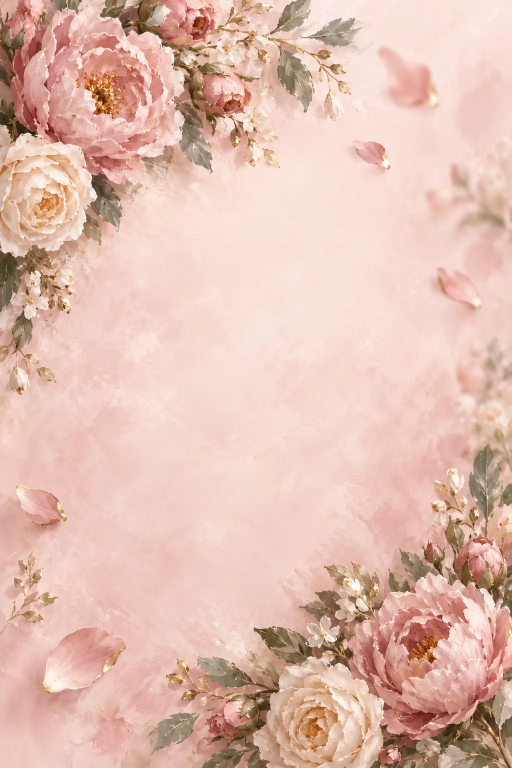
#> input picture collections/03_Blush_Garden_Rose/website/img/bg_scene-1024.webp, 1024 x 1536 px (shown at 1/2 size); its folder holds only this picture in this run
$ python -i tema_build.py   (imports and definitions only)
#> lines starting #> are read from the running program, lines starting #| are printed output that depends on the picture
#> further down, picture is the input picture: PIL image 1024x1536 RGB; mean R, G, B 226.1, 189.5, 176.2
#!/usr/bin/env python3
"""Ortak tema görsel hattı (docs/11 §5, §7; G054) — her `platform/themes/<slug>/build_images.py` bunu kullanır.

K21: yalnız GPT parçalarını kırpar, keser, maskeler, ölçekler, bulanıklaştırır; yeni şekil/dekor çizmez. Kesimler kenarı
görselin kendi piksellerinden bulur (renk/parlaklık geçişi, koyu ya da boş sütun, alfa farkı). Bulamazsa **açık uyarıyla**
geometrik yedeğe düşer: `bilgi["yontem"] == "geometrik"` ve `bilgi["uyarilar"]` dolu — tema betiği uyarıyı basar,
manifest'e yazar ve kesim önizlemesi gözle denetlenir; yedek kesim sessizce kabul edilmez.

Kullanım (tema `build_images.py`):

    sys.path.insert(0, str(ROOT / "tools"))
    import tema_build as tb
    prep, win, tmp = tb.prep_hazirla(COL, args.prep_dir, yasak=[THEME])     # parts_prep → geçici klasör
    tb.webp(im, "card_small", [320, 640], 80, manifest, out=OUT)
    slot = tb.foto_alani(prep, win, "card_small", "card", manifest, OUT)
    flap, bilgi = tb.kapak_kes(closed, bicim="egri")                          # bilgi["uyarilar"] → bas + manifest

Bölümler
  çıktı       webp, manifest_yaz, klasor_boyutu (tema klasörü ≤ 3 MB, docs/11 §6)
  hazırlık    prep_hazirla (tools/parts_prep.py → geçici klasör), pencere, kaydet_olculeri (GPT_PROMPTS "Kaydet" ölçüleri)
  foto alanı  pencere_maskesi, foto_alani · serbest_bolge · kapla, yer_tutucu · bulanik_fon · bilesenler
  paylaşım    og_kirp + og_kaydet (web_hero → 1200×630, alt hizalı, yazısız) · ikon (kapanış → kare favicon.png)
  denetim     pencere_seffaf_mi, yesil_gorunur, yesil_denetle, ortusme (kesilen parçalar birleşince kaynak mı)
  hiza        alfa_kutusu, hiza_olc (kapalı ↔ açık; tipe göre değişmeyen kenarlar; sarılı kapanış uçları), hiza_ozet
              — tools/kit_check.py `--paket 5` aynı fonksiyonu kullanır (±%1,5 uyarı, > %4 hata)
  kesimler    kapak_kes (V / eğri kapak kenarı) · cep_kes (V / düz / eğri ön cep) · dikis_bul + kapi_kes (gatefold dikişi,
              katlanma çizgileri, orta cep) · kitap_kes (sırt/kapak) · kese_kes (ağız yayı) · kilif_serit (aydınger kılıf
              üst şeridi) · serit_farki (04 yırtma şeridi = kapalı alfa − açık alfa)

Koordinatlar: kesimler kaynak tuvalinde (aynı boyutta tam tuval görüntüleri döndürür; yalnız `kapak_kes` 03 uyumu için
kapağı satır 0'dan kırpar). Eşikler 03'ün ışığına göre varsayılandır; yeni tasarımda parametreyle verilir ve değer
manifest'e yazılır (docs/11 §5.4). Bağımlılık: Pillow + numpy (tools/mockup_compose yardımcıları).

Test: `python3 tools/tests/test_tema_build.py` (her kesim sahte görsellerle + yedek yolu; 03 yeniden üretimi bayt bayt).
"""
from __future__ import annotations

import json
import re
import subprocess
import sys
import tempfile
from pathlib import Path

import numpy as np
from PIL import Image, ImageFilter

ARACLAR = Path(__file__).resolve().parent
ROOT = ARACLAR.parent
if str(ARACLAR) not in sys.path:
    sys.path.insert(0, str(ARACLAR))
from mockup_compose import en_buyuk_bolge, genislet  # noqa: E402

TEMA_BUTCE = 3_000_000          # bayt — tema klasörü toplamı (docs/11 §1, §6)
OG_OLCU = (1200, 630)
IKON_OLCU = 180
HIZA_UYARI, HIZA_HATA = 1.5, 4.0  # % (tuval ölçüsüne göre) — docs/11 §7.1
LUM = np.array([0.299, 0.587, 0.114])


# ============================================================================= çıktı

# [163 lines left out: functions webp, manifest_yaz, klasor_boyutu, prep_hazirla, pencere, kaydet_olculeri and 5 more, not called in this run]


def bulanik_fon(bg: Image.Image, olcu=(640, 960), yaricap: float = 5) -> Image.Image:
    """Geniş ekran zemini ("mist"): sayfa zemininin küçültülüp Gauss bulanıklaştırılmış hâli."""
    return bg.resize(olcu, Image.LANCZOS).filter(ImageFilter.GaussianBlur(yaricap))


# [55 lines left out: functions bilesenler, og_kirp, og_kaydet, not called in this run]


def ikon(im: Image.Image, olcu: int = IKON_OLCU, pay: float = 0.04):
    """Kapanış parçası (03: ribbon_bow) → kare, şeffaf zeminli ikon (favicon.png). Nesnenin alfa kutusu ortalanır,
    kısa kenar şeffafla kareye tamamlanır (nesne kesilmez, çizilmez), kenarda `pay` oranında boşluk. Küçültme
    önçarpımlı alfayla (şeffaf kenarda koyu saçak olmasın). (RGBA görüntü, bilgi)."""
#> called with olcu = 180, pay = 0.04
    rgba = im.convert("RGBA")
    k = alfa_kutusu(np.asarray(rgba)[..., 3], esik=8)
#> k = (0, 0, 1024, 1536)
    if k is None:
        raise ValueError("ikon: kaynak tamamen şeffaf")
    crop = rgba.crop(k)
    w, h = crop.size
#> w = 1024; h = 1536
    s = round(max(w, h) * (1 + 2 * pay))
#> s = 1659
    kare = Image.new("RGBA", (s, s), (0, 0, 0, 0))
#> kare: PIL image 1659x1659 RGBA; every value is 0
    kare.paste(crop, ((s - w) // 2, (s - h) // 2))
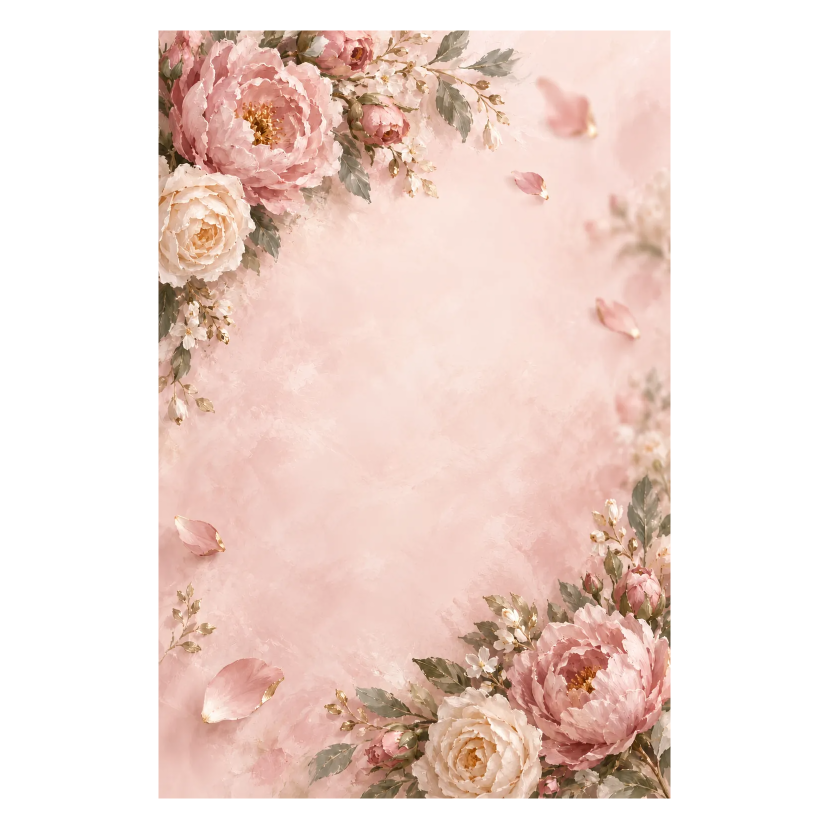
#> kare: PIL image 1659x1659 RGBA (shown at 1/2 size); mean R, G, B, A 129.2, 108.3, 100.7, 145.7; transparent parts drawn white
    out = kare.convert("RGBa").resize((olcu, olcu), Image.LANCZOS).convert("RGBA")
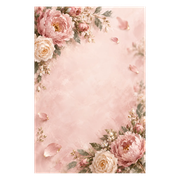
#> out: PIL image 180x180 RGBA; mean R, G, B, A 135, 113.2, 105.1, 145.7; transparent parts drawn white
    return out, {"src_box": [k[0], k[1], k[2] - k[0], k[3] - k[1]], "size": [olcu, olcu], "pad": pay}


# ============================================================================= denetim

# [16 lines left out: functions pencere_seffaf_mi, yesil_gorunur, not called in this run]


def yesil_denetle(out: Path, desen: str = "*.webp") -> dict:
    """{dosya: piksel} — yalnız kalıntı bulunanlar (boş sözlük = temiz)."""
    return {f.name: n for f in sorted(Path(out).glob(desen)) if (n := yesil_gorunur(f))}


def _alfa(x) -> np.ndarray:
    a = np.asarray(x)
    return a[..., 3] if a.ndim == 3 else a


# [8 lines left out: function ortusme, not called in this run]


# ============================================================================= hiza (kapalı ↔ açık)

def alfa_kutusu(alfa: np.ndarray, esik: int = 128):
    """(x0, y0, x1, y1) — alfa ≥ esik piksellerin kutusu (x1, y1 hariç). Boşsa None."""
    ys, xs = np.nonzero(np.asarray(alfa) >= esik)
    if not len(ys):
        return None
    return int(xs.min()), int(ys.min()), int(xs.max()) + 1, int(ys.max()) + 1


# [79 lines left out: functions _rgba_dizi, kat_bul, _govde, _durum, not called in this run]


_SIRA = {"tamam": 0, "uyari": 1, "hata": 2}


# [184 lines left out: functions _kenar, _uc_fark, hiza_olc, kapanis_hiza, hiza_ozet, _alt_maske, not called in this run]


def _sutun_maske(h: int, w: int, x_kes: float) -> np.ndarray:
    """x < x_kes → 1, x ≥ x_kes → 0; kesen sütunda alan oranı (1 px yumuşak)."""
    return np.broadcast_to(np.clip(x_kes - np.arange(w), 0, 1)[None, :], (h, w))


# [692 lines left out: functions _alfa_carp, _alttan_tara, _bant_ofseti, _yerel_temizle, _saglam_uydur, kapak_kes and 8 more, not called in this run]

>>> from PIL import Image
>>> picture = Image.open('../collections/03_Blush_Garden_Rose/website/img/bg_scene-1024.webp')
>>> result = ikon(picture)

$ run again, on collections/03_Blush_Garden_Rose/website/img/card_small-320.webp
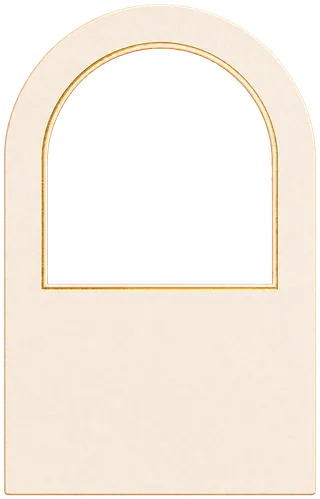
#> input picture collections/03_Blush_Garden_Rose/website/img/card_small-320.webp, 320 x 499 px
#> picture is the input picture: PIL image 320x499 RGBA; mean R, G, B, A 162.4, 151.4, 139.4, 150.6
#> k = (4, 4, 316, 496)
#> in ikon, `crop = rgba.crop(k)`:
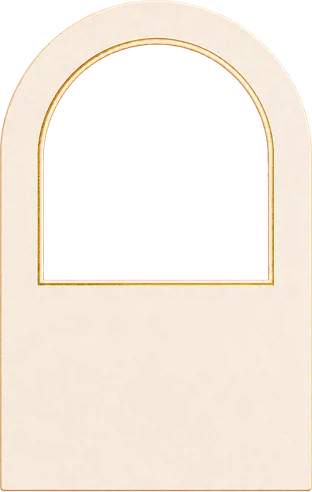
#> crop: PIL image 312x492 RGBA; mean R, G, B, A 162.5, 151.5, 139.8, 156.6; transparent parts drawn white
#> in ikon, `kare.paste(crop, ((s - w) // 2, (s - h) // 2))`:
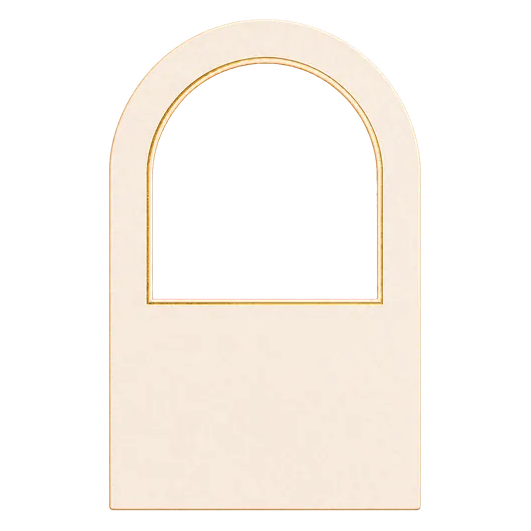
#> kare: PIL image 531x531 RGBA; mean R, G, B, A 88.5, 82.5, 76.1, 85.3; transparent parts drawn white

$ run again, on collections/03_Blush_Garden_Rose/website/img/env_body-880.webp
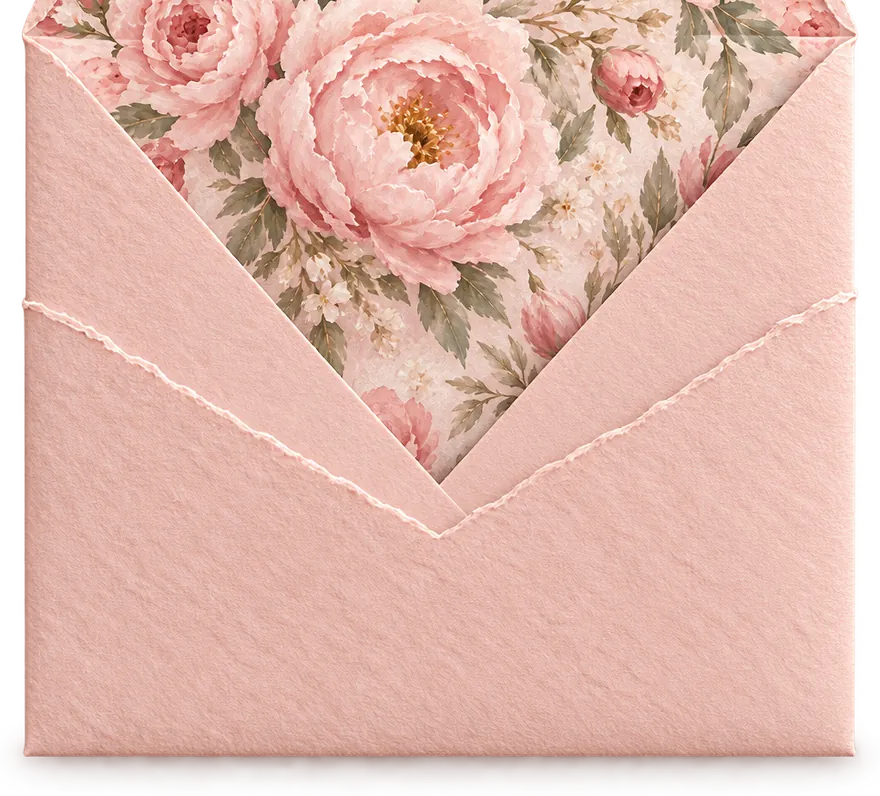
#> input picture collections/03_Blush_Garden_Rose/website/img/env_body-880.webp, 880 x 796 px
#> picture is the input picture: PIL image 880x796 RGBA; mean R, G, B, A 211.9, 170.1, 158.2, 228.2
#> k = (7, 0, 873, 788)
#> in ikon, `crop = rgba.crop(k)`:
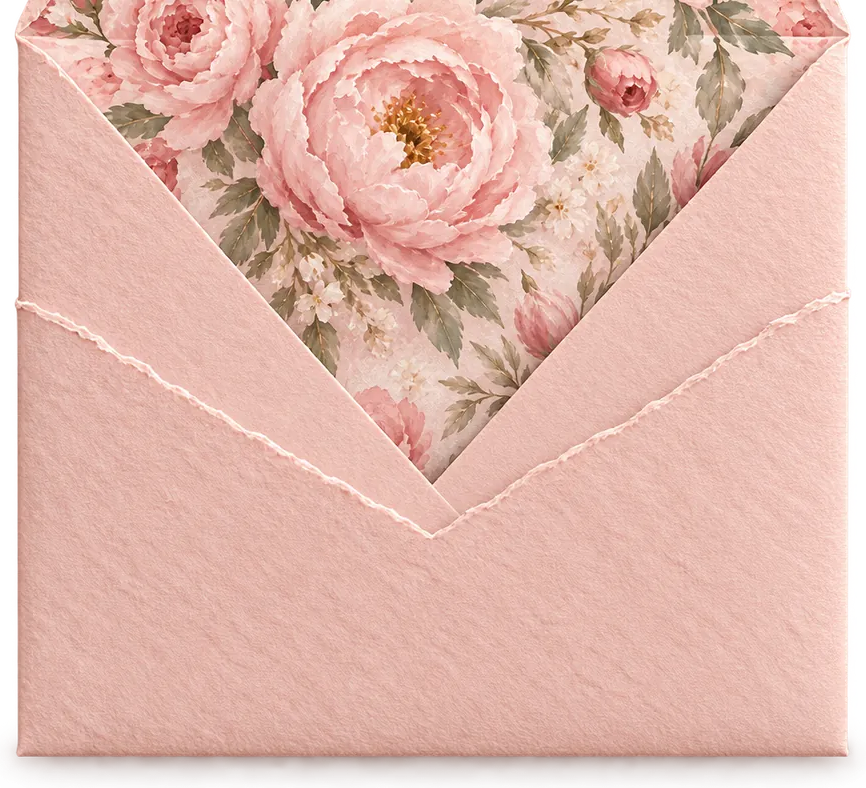
#> crop: PIL image 866x788 RGBA; mean R, G, B, A 216.5, 174, 162, 234.2; transparent parts drawn white
#> in ikon, `out = kare.convert("RGBa").resize((olcu, olcu), Image.LANCZOS).convert..`:
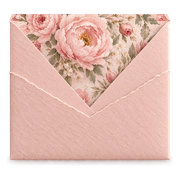
#> out: PIL image 180x180 RGBA; mean R, G, B, A 169, 135.7, 126.3, 182.8; transparent parts drawn white
